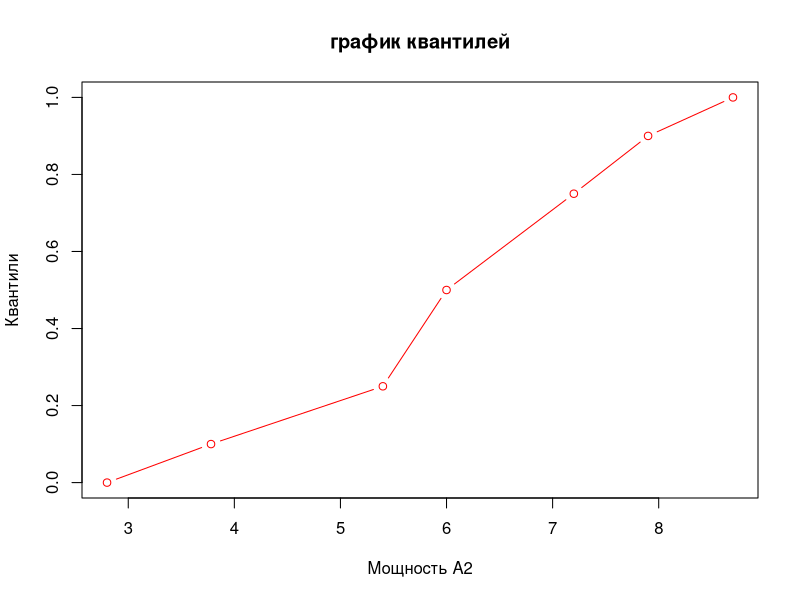
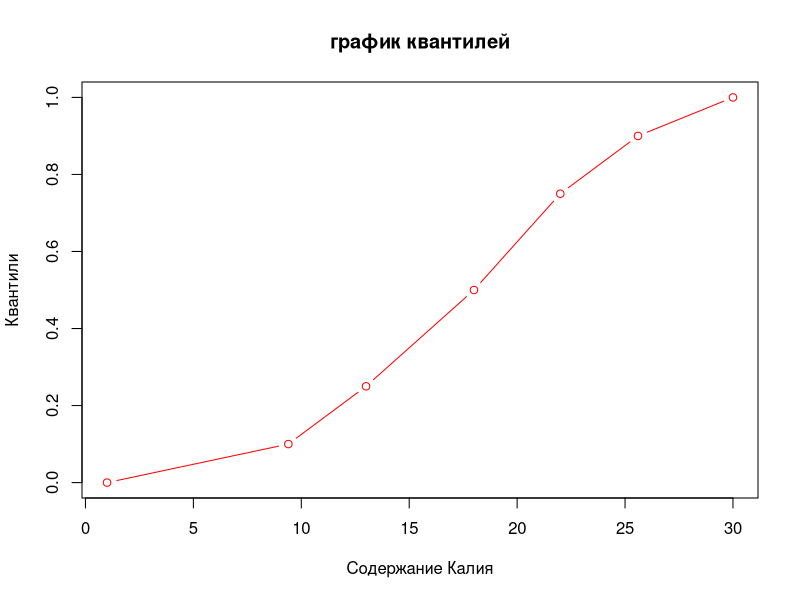
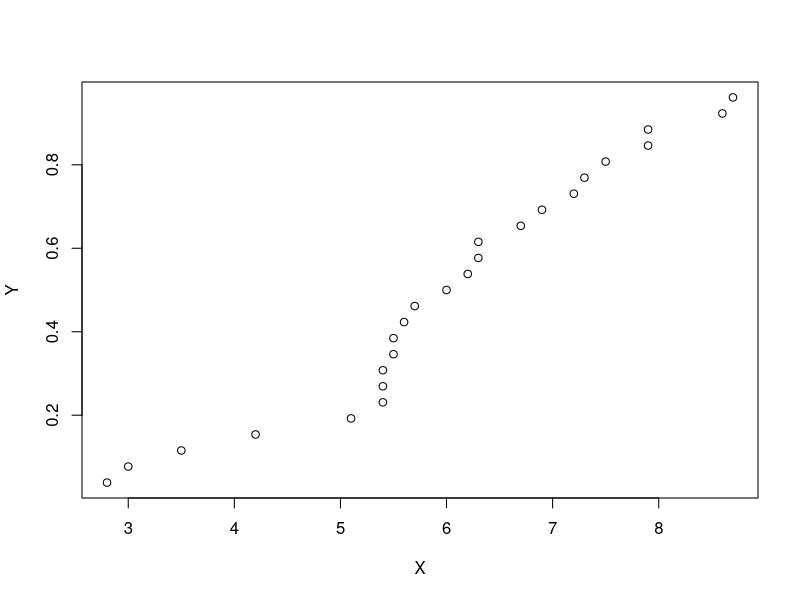
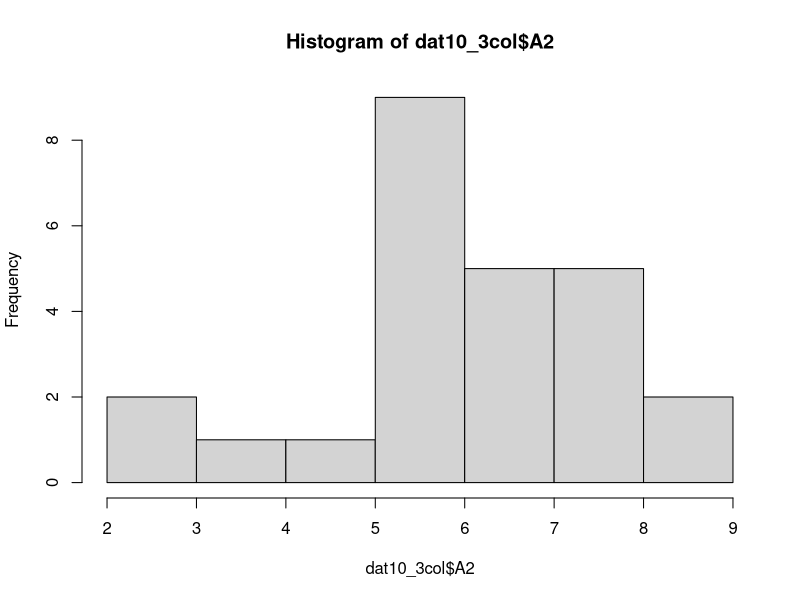
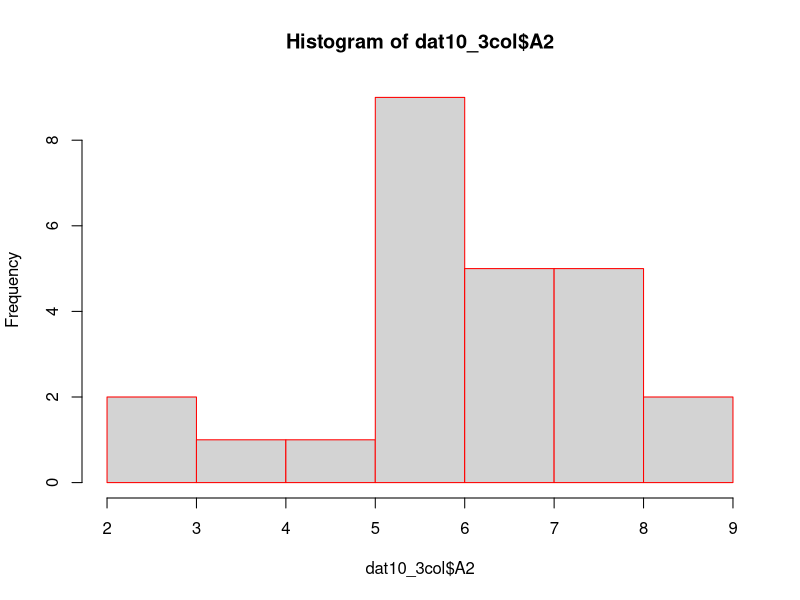
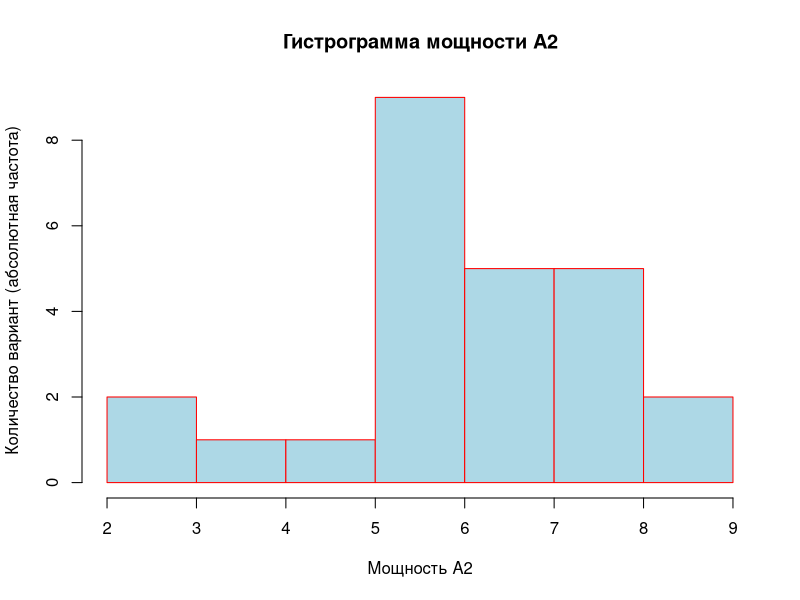
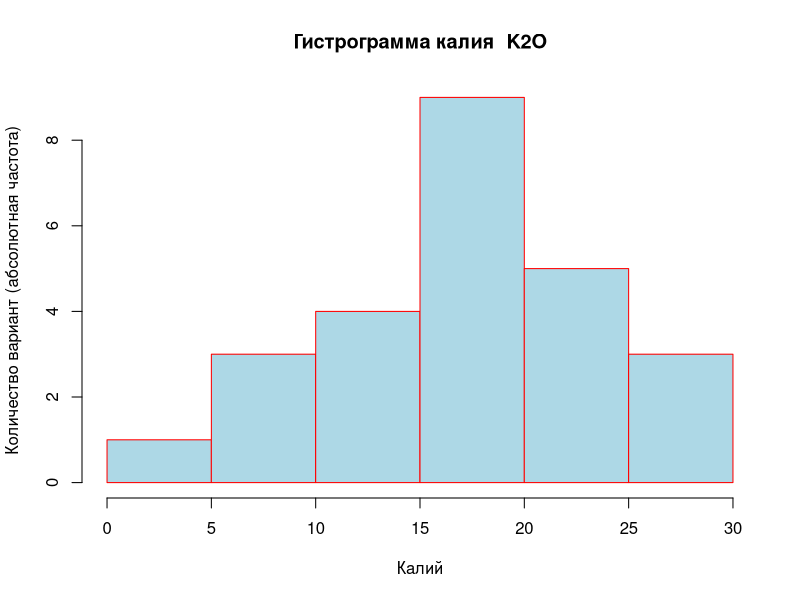
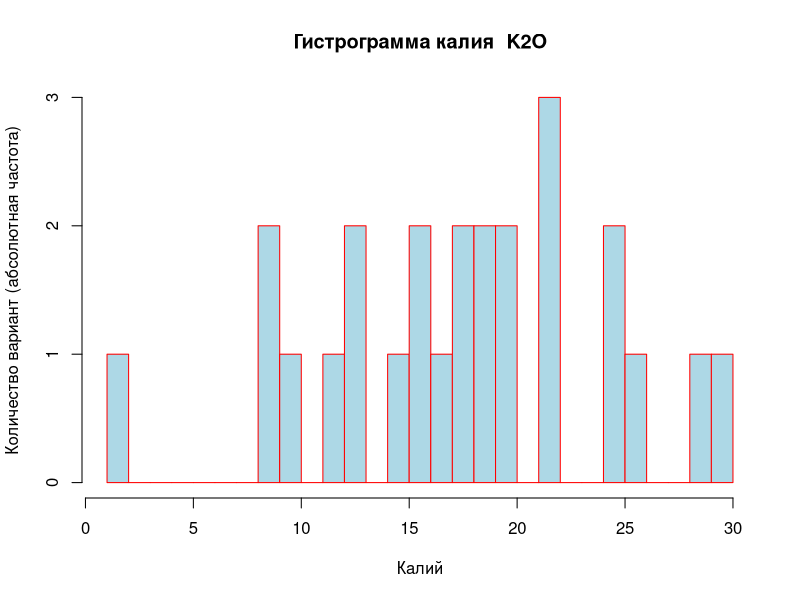

Reproduce these figures in R, in order.
########
#ТЕОРИЯ
########
getwd()
setwd("C:/ModInf/zan3")
getwd()
?getwd
dat10 = read.csv("data.csv", header = TRUE, sep = ";", dec = ",")
dat10
#Размерность таблицы (число строк и столбцов)
#ОБРАЩЕНИЕ К ЭЛЕМЕНТАМ ТАБЛИЦЫ
#dat[Номера строк, Колонки]
dim(dat10)
dat10_1 = dat10[2] #Вторая колонка K2O (тип таблица dataframe)
#Если в обращении по индексу несколько параметров, то тип будет значением из таблицы, если параметр один, то тип будет - таблица
dat10_2 = dat10[,2] #Все строки второй колонки K2O
dat10_3 = dat10[,1] #Все строки первой колонки A2
dat10_4 = dat10[1,2] #Первая строка (второй колонки K20): 18
dat10_5 = dat10[1,1] #Первая строка (первой колонки A2): 5.4
dat10_6 = dat10[2,1] #Вторая строка (первой колонки A2): 7.3
dat10_7 = dat10[5,1] #Пятая строка (первой колонки A2): 6.0
dat10_8 = dat10[3:7, 2] #3я-7я строка второй колонки K20 (int: 10 13 30 16 22)

#dat[Номера строк, Колонки]
dat10_9 = dat10[,"K2O"] #Все строки второй колонки тип int
dat10_10 = dat10["K2O"] #Все строки второй колонки тип таблица (фрейм)


dat10_3col = read.csv("data_3col.csv", header = TRUE, sep = ";", dec = ",")
dat10_3col_1 = dat10_3col[2:4, 2:3] # 2я-4я строка 2й-3й колонки

columns <- c("test", "K2O")
dat10_3col_2 = dat10_3col[3:8,columns] #3я-8я строка в колонках (test и K2O)

#Выбираем первую и вторую колонку из датафрейма 
dat10 = dat10_3col[,1:2]

#Имена колонок
names(dat10_3col)

#Тип строк и названия столбцов
str(dat10_3col)

#Обращение по имени колонки
dat10_3col$K2O

#Краткая информация об объекте
summary(dat10_3col)
summary("Привет")

#Квантиль 50% от столбца A2
quantile(dat10_3col$A2, 0.5)

#Верхний квартиль от 3й-10й строки K2O
part_of_K2O = dat10_3col[3:10, "K2O"]
quantile(part_of_K2O, 0.75)

#Верхний квартиль от строк колонки А2, где значения больше 6
part_of_A2 = dat10_3col[dat10_3col$A2>6, "A2"]
quantile(part_of_A2, 0.75)

#Медиана от строк колонки A2, где значения больше 7
part_of_A2 = dat10_3col[dat10_3col$A2>7, "A2"] # 7.3 8.7 7.5 7.9 7.9 7.2 8.6
quantile(part_of_A2, 0.5) # 7.9

#Несколько квартилей
dat10_3col
quant = c(0.33, 0.5, 0.8, 1)
quantile(dat10_3col$A2, quant)

#График квантилей
kvart = c(0,0.1,0.25,0.5,0.75,0.9,1) 
res_A2 = quantile(dat10_3col$A2, kvart)
plot(res_A2, kvart, type = "b", main = "график квантилей", xlab = "Мощность A2", ylab = "Квантили", col = "red")

res_K2O = quantile(dat10_3col$K2O, kvart)
plot(res_K2O, kvart, type = "b", main = "график квантилей", xlab = "Содержание Калия", ylab = "Квантили", col = "red")

#Огива
#Количество значений
len = length(dat10_3col$A2); len
Y = 1:len; Y
# Накопленные частоты
U = Y/length(dat10_3col$A2); U
# ???
Y = Y/(length(dat10_3col$A2) + 1); Y # 0.03846154 0.07692308 0.11538462 ... 0.96153846
X = sort(dat10_3col$A2); X
plot(X, Y)

# строим гистограммы для свойства 
hist(dat10_3col$A2)
hist(dat10_3col$A2, border = "red")
hist(dat10_3col$A2, border = "red", main = "Гистрограмма мощности A2", col = "lightblue", xlab = "Мощность А2", ylab = "Количество вариант (абсолютная частота)")
hist(dat10_3col$K2O, border = "red", main = "Гистрограмма калия  K2O", col = "lightblue", xlab = "Калий", ylab = "Количество вариант (абсолютная частота)")

hist(dat10_3col$K2O, border = "red", main = "Гистрограмма калия  K2O", col = "lightblue", xlab = "Калий", ylab = "Количество вариант (абсолютная частота)", breaks = 22)


# Коробочка с усиками (минимум, нижний квартиль, медиана, верхний квартиль, макс)
boxplot(dat10_3col$A2)
boxplot(dat10_3col$K2O)

boxplot(dat10_3col$A2, ylab = "Мощность А2", main = "График мощности А2 (Коробочка с усиками)", col = "green")
boxplot(dat10_3col$K2O, ylab = "Калий K2O", main = "График калия K2O (Коробочка с усиками)", col = "green")

###########
# ПРАКТИКА
###########
#График квантилей
kvart = c(0,0.1,0.25,0.5,0.75,0.9,1) 
res_A2 = quantile(dat10_3col$A2, kvart)
plot(res_A2, kvart, type = "b", main = "график квантилей", xlab = "Мощность A2", ylab = "Квантили", col = "purple")

res_K2O = quantile(dat10_3col$K2O, kvart)
plot(res_K2O, kvart, type = "b", main = "график квантилей", xlab = "Содержание Калия", ylab = "Квантили", col = "purple")


# строим гистограммы для свойства 
hist(dat10_3col$A2)
hist(dat10_3col$A2, border = "purple", main = "Гистрограмма мощности A2", col = "yellow", xlab = "Мощность А2", ylab = "Количество вариант (абсолютная частота)")
hist(dat10_3col$K2O, border = "purple", main = "Гистрограмма калия  K2O", col = "yellow", xlab = "Калий", ylab = "Количество вариант (абсолютная частота)")

hist(dat10_3col$K2O, border = "purple", main = "Гистрограмма калия  K2O", col = "yellow", xlab = "Калий", ylab = "Количество вариант (абсолютная частота)", breaks = 4)
hist(dat10_3col$A2, border = "purple", main = "Гистрограмма калия  K2O", col = "yellow", xlab = "Калий", ylab = "Количество вариант (абсолютная частота)", breaks = 4)

hist(dat10_3col$K2O, border = "purple", main = "Гистрограмма калия  K2O", col = "yellow", xlab = "Калий", ylab = "Количество вариант (абсолютная частота)", breaks = 5)
hist(dat10_3col$A2, border = "purple", main = "Гистрограмма калия  K2O", col = "yellow", xlab = "Калий", ylab = "Количество вариант (абсолютная частота)", breaks = 5)

hist(dat10_3col$K2O, border = "purple", main = "Гистрограмма калия  K2O", col = "yellow", xlab = "Калий", ylab = "Количество вариант (абсолютная частота)", breaks = 7)
hist(dat10_3col$A2, border = "purple", main = "Гистрограмма калия  K2O", col = "yellow", xlab = "Калий", ylab = "Количество вариант (абсолютная частота)", breaks = 7)
